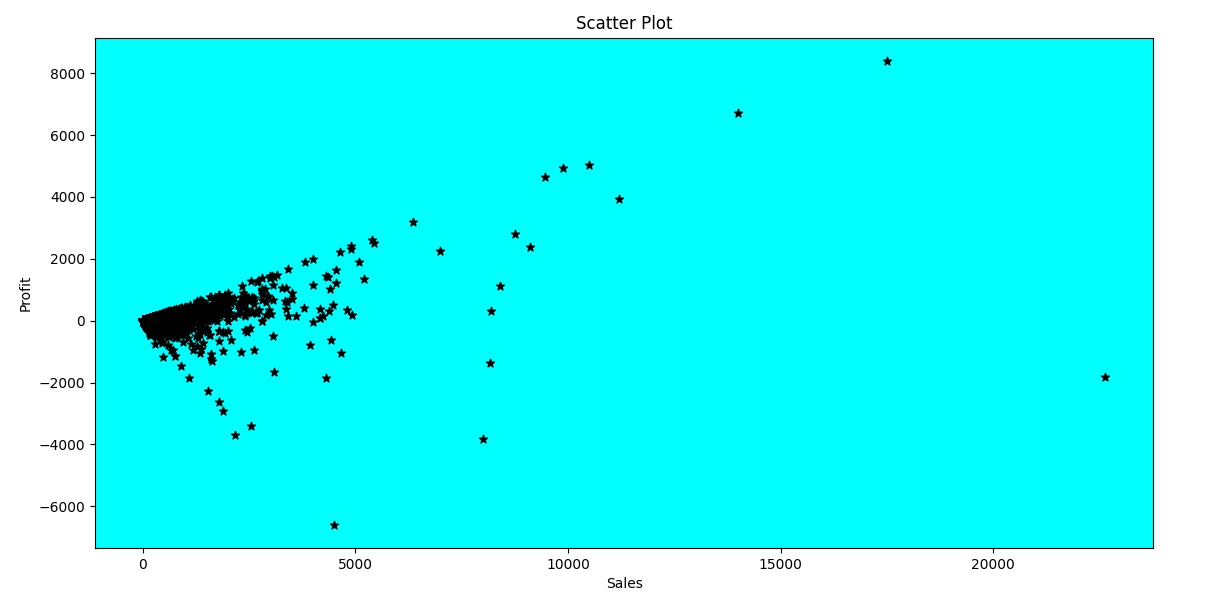

This chart was generated by the following Python code:
import matplotlib.pyplot as plt
import pandas as pd

data=pd.read_csv('SampleSuperstore.csv')

# Create a figure and axis
fig, ax = plt.subplots()

# Plot the data
ax.scatter(data['Sales'],data['Profit'],color="black",marker="*")

ax.set_facecolor("aqua")

# Set title and labels
ax.set_title("Scatter Plot")
ax.set_xlabel("Sales")
ax.set_ylabel("Profit")

# Show plot
plt.show()
